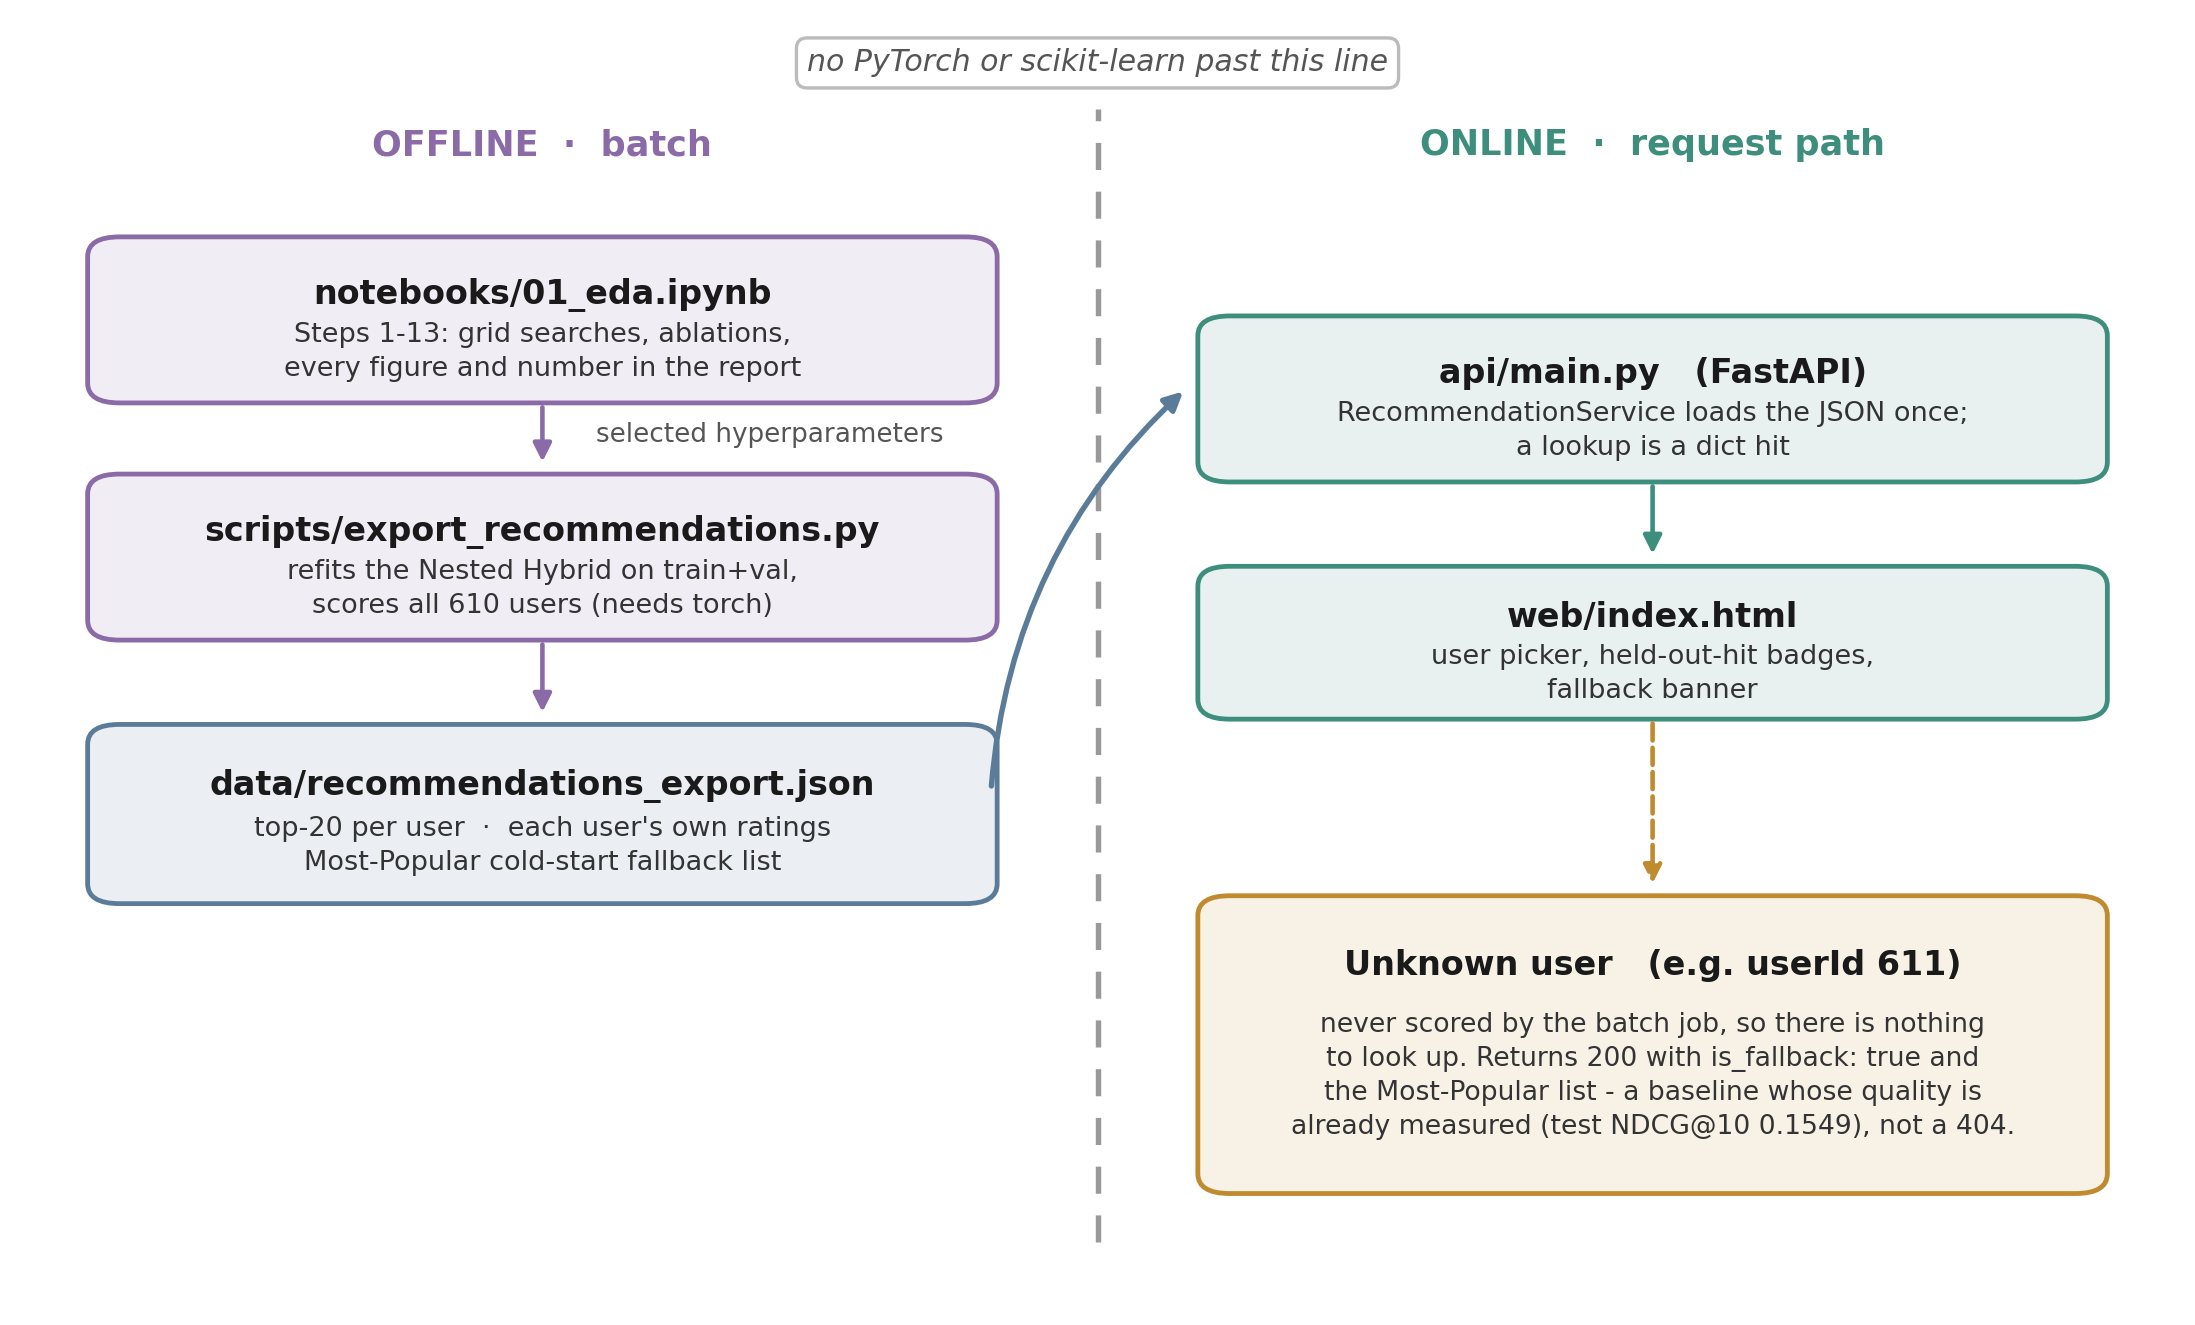

Source code (Python):
"""
Figure 2 - batch / serving split.

The point of the figure is the dashed line down the middle: the request path
never imports a training framework. That is the claim the old proposal diagram
could not make, because it drew a live feedback loop and a periodic retraining
trigger that were never built.
"""
import matplotlib; matplotlib.use("Agg")
import matplotlib.pyplot as plt
from matplotlib.patches import FancyBboxPatch, FancyArrowPatch

def tint(hex_colour, amount=0.88):
    h = hex_colour.lstrip("#")
    if len(h) == 3:
        h = "".join(c * 2 for c in h)
    r, g, b = (int(h[i:i + 2], 16) / 255 for i in (0, 2, 4))
    return tuple(c + (1 - c) * amount for c in (r, g, b))

OFF, STORE, ON, COLD = "#8A6BA8", "#5B7C99", "#3E8E7E", "#C08A2E"

fig, ax = plt.subplots(figsize=(7.2, 4.3))
ax.set_xlim(0, 100); ax.set_ylim(2, 98); ax.axis("off")

def box(x, y, w, h, title, sub=None, colour="#555555", fs=8.0, subfs=6.5,
        dy=1.3, dash=False, z=3):
    ax.add_patch(FancyBboxPatch((x, y), w, h,
                                boxstyle="round,pad=0.3,rounding_size=1.5",
                                facecolor=tint(colour), edgecolor=colour,
                                linewidth=1.15, zorder=z,
                                linestyle="--" if dash else "-"))
    ax.text(x + w / 2, y + h / 2 + (dy if sub else 0), title, ha="center",
            va="center", fontsize=fs, fontweight="bold", color="#1a1a1a", zorder=z + 1)
    if sub:
        ax.text(x + w / 2, y + h / 2 - 2.4, sub, ha="center", va="center",
                fontsize=subfs, color="#333", zorder=z + 1, linespacing=1.4)

def arrow(x1, y1, x2, y2, colour="#666666", rad=0.0, lw=1.1, ls="-"):
    ax.add_patch(FancyArrowPatch((x1, y1), (x2, y2),
                                 connectionstyle=f"arc3,rad={rad}",
                                 arrowstyle="-|>", mutation_scale=9, linewidth=lw,
                                 color=colour, linestyle=ls, zorder=8))

# ------------------------------------------------------- the dividing line
ax.plot([50, 50], [6, 92], linestyle=(0, (5, 4)), color="#999", linewidth=1.3, zorder=1)
ax.text(50, 95.5, "no PyTorch or scikit-learn past this line",
        ha="center", va="center", fontsize=7.2, style="italic", color="#555",
        bbox=dict(boxstyle="round,pad=0.35", fc="white", ec="#bbb", lw=0.8), zorder=9)
ax.text(24, 88.5, "OFFLINE  ·  batch", ha="center", fontsize=8.4,
        fontweight="bold", color=OFF)
ax.text(76, 88.5, "ONLINE  ·  request path", ha="center", fontsize=8.4,
        fontweight="bold", color=ON)

# ------------------------------------------------------------------ offline
box(3, 70, 42, 12, "notebooks/01_eda.ipynb",
    "Steps 1-13: grid searches, ablations,\nevery figure and number in the report",
    OFF, dy=1.9)
box(3, 52, 42, 12, "scripts/export_recommendations.py",
    "refits the Nested Hybrid on train+val,\nscores all 610 users (needs torch)",
    OFF, dy=1.9)
arrow(24, 70, 24, 64.6, colour=OFF)
ax.text(26.5, 67.3, "selected hyperparameters", ha="left", va="center",
        fontsize=6.3, color="#555")

box(3, 32, 42, 13, "data/recommendations_export.json",
    "top-20 per user  ·  each user's own ratings\nMost-Popular cold-start fallback list",
    STORE, dy=2.1)
arrow(24, 52, 24, 45.6, colour=OFF)

# ------------------------------------------------------------------- online
box(55, 64, 42, 12, "api/main.py   (FastAPI)",
    "RecommendationService loads the JSON once;\na lookup is a dict hit",
    ON, dy=1.9)
box(55, 46, 42, 11, "web/index.html",
    "user picker, held-out-hit badges,\nfallback banner", ON, dy=1.9)
arrow(76, 64, 76, 57.6, colour=ON)

arrow(45, 40, 54.3, 71, colour=STORE, rad=-0.20, lw=1.3)
# ---------------------------------------------------------- cold-start path
box(55, 10, 42, 22, "Unknown user   (e.g. userId 611)",
    "never scored by the batch job, so there is nothing\n"
    "to look up. Returns 200 with is_fallback: true and\n"
    "the Most-Popular list - a baseline whose quality is\n"
    "already measured (test NDCG@10 0.1549), not a 404.",
    COLD, dy=6.0, subfs=6.4)
arrow(76, 46, 76, 32.6, colour=COLD, ls="--")

plt.tight_layout(pad=0.3)
plt.savefig("fig2_serving.png", dpi=300, bbox_inches="tight", facecolor="white")
plt.savefig("fig2_serving.pdf", bbox_inches="tight", facecolor="white")
print("rendered fig2")
